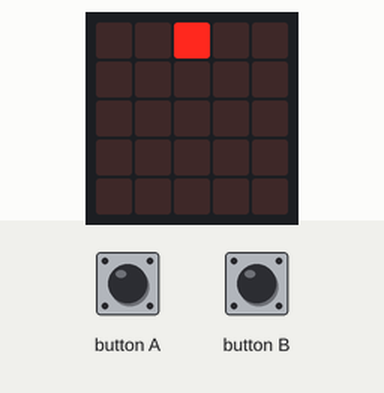
Recording of a program running on a simulated BBC micro:bit (MakeCode). Parts: the board's 5×5 LED display. The test bench sets the inputs (shaded band).

Above: at 1.6 s.
1.7 s: button A pressed 5 times (0.12 s each, 0.3 s apart)
At 3.8 s:
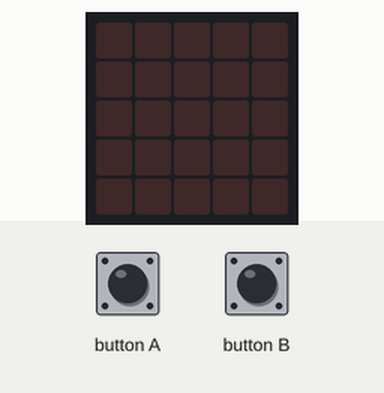
At 4.8 s:
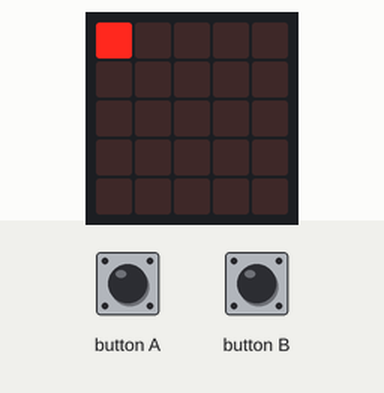
6.2 s: button A pressed for 0.15 s
At 6.7 s:
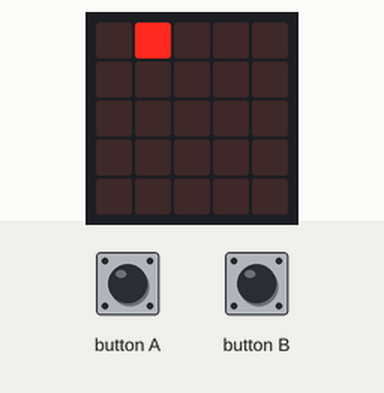
Timing chart, 0 to 9.2 s (numbered marks = the images above; inputs shaded):
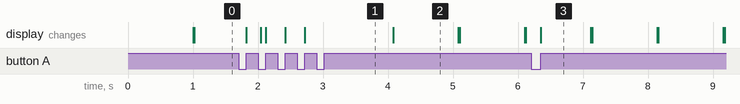

Measured:
- after the input at 6.2 s, the display: changes after 0.15 s (image 3)
- what the display in image 2 shows lasts 1.0 s, from 4.1 s to 5.1 s
- what the display in image 3 shows lasts 0.7 s, from 6.4 s to 7.1 s

The program:

main.ts
```typescript
input.onButtonPressed(Button.A, function () {
    led.unplot(Led, 0)
    Led += -1
    led.plot(Led, 0)
})
input.onButtonPressed(Button.B, function () {
    led.unplot(Led, 0)
    Led += 1
    led.plot(Led, 0)
})
let Led = 0
Led = 0
let del = 0
basic.forever(function () {
    if (Led == 4) {
        del += 1
    }
    if (del == 1) {
        Led += -1
        led.plot(Led, 0)
        basic.pause(1000)
        led.unplot(Led, 0)
    } else {
        Led += 1
        led.plot(Led, 0)
        basic.pause(1000)
        led.unplot(Led, 0)
    }
    if (Led == 0) {
        del += -1
    }
})
```

test.ts
```typescript
// les tests vont ici ; cela ne sera pas compilé si ce paquet est utilisé en tant qu'extension.
```
